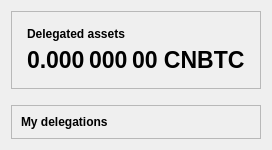
                    <widget class="QWidget" name="tab_my_delegations">
                        <attribute name="title">
                            <string>&amp;My Delegations</string>
                        </attribute>
                        <layout class="QVBoxLayout" name="verticalLayoutTab3">
                            <item>
                                <widget class="QFrame" name="frameDelegationsInfo">
                                    <property name="frameShape">
                                        <enum>QFrame::StyledPanel</enum>
                                    </property>
                                    <property name="frameShadow">
                                        <enum>QFrame::Raised</enum>
                                    </property>
                                    <layout class="QVBoxLayout" name="verticalLayoutTab3_1">
                                        <property name="spacing">
                                            <number>15</number>
                                        </property>
                                        <property name="leftMargin">
                                            <number>15</number>
                                        </property>
                                        <property name="topMargin">
                                            <number>15</number>
                                        </property>
                                        <property name="rightMargin">
                                            <number>15</number>
                                        </property>
                                        <property name="bottomMargin">
                                            <number>15</number>
                                        </property>
                                        <item>
                                            <layout class="QGridLayout" name="gridLayout_3">
                                                <property name="spacing">
                                                    <number>6</number>
                                                </property>
                                                <item row="0" column="0">
                                                    <widget class="QLabel" name="labelDelegatedAssetsText">
                                                        <property name="font">
                                                            <font>
                                                                <weight>75</weight>
                                                                <bold>true</bold>
                                                            </font>
                                                        </property>
                                                        <property name="text">
                                                            <string>Delegated assets</string>
                                                        </property>
                                                        <property name="alignment">
                                                            <set>Qt::AlignLeading|Qt::AlignLeft|Qt::AlignVCenter</set>
                                                        </property>
                                                    </widget>
                                                </item>
                                                <item row="1" column="0">
                                                    <widget class="QLabel" name="labelDelegatedAssets">
                                                        <property name="font">
                                                            <font>
                                                                <pointsize>17</pointsize>
                                                                <bold>true</bold>
                                                            </font>
                                                        </property>
                                                        <property name="cursor">
                                                            <cursorShape>IBeamCursor</cursorShape>
                                                        </property>
                                                        <property name="toolTip">
                                                            <string>Your current delegated balance</string>
                                                        </property>
                                                        <property name="text">
                                                            <string notr="true">0.000 000 00 CNBTC</string>
                                                        </property>
                                                        <property name="alignment">
                                                            <set>Qt::AlignLeading|Qt::AlignLeft|Qt::AlignVCenter</set>
                                                        </property>
                                                        <property name="textInteractionFlags">
                                                            <set>Qt::LinksAccessibleByMouse|Qt::TextSelectableByMouse</set>
                                                        </property>
                                                    </widget>
                                                </item>
                                            </layout>
                                        </item>
                                    </layout>
                                </widget>
                            </item>
                            <item>
                                <spacer name="verticalSpacer3">
                                    <property name="orientation">
                                        <enum>Qt::Vertical</enum>
                                    </property>
                                    <property name="sizeType">
                                        <enum>QSizePolicy::Fixed</enum>
                                    </property>
                                    <property name="sizeHint" stdset="0">
                                        <size>
                                            <width>20</width>
                                            <height>10</height>
                                        </size>
                                    </property>
                                </spacer>
                            </item>
                            <item>
                                <widget class="QFrame" name="frameTabMyDelegations">
                                    <property name="frameShape">
                                        <enum>QFrame::StyledPanel</enum>
                                    </property>
                                    <property name="frameShadow">
                                        <enum>QFrame::Raised</enum>
                                    </property>
                                    <layout class="QVBoxLayout" name="verticalLayout_3">
                                        <item>
                                            <widget class="QLabel" name="labelMyDelegationsText">
                                                <property name="font">
                                                    <font>
                                                        <weight>75</weight>
                                                        <bold>true</bold>
                                                    </font>
                                                </property>
                                                <property name="text">
                                                    <string>My delegations</string>
                                                </property>
                                            </widget>
                                        </item>
                                    </layout>
                                </widget>
                            </item>
                        </layout>
                    </widget>
